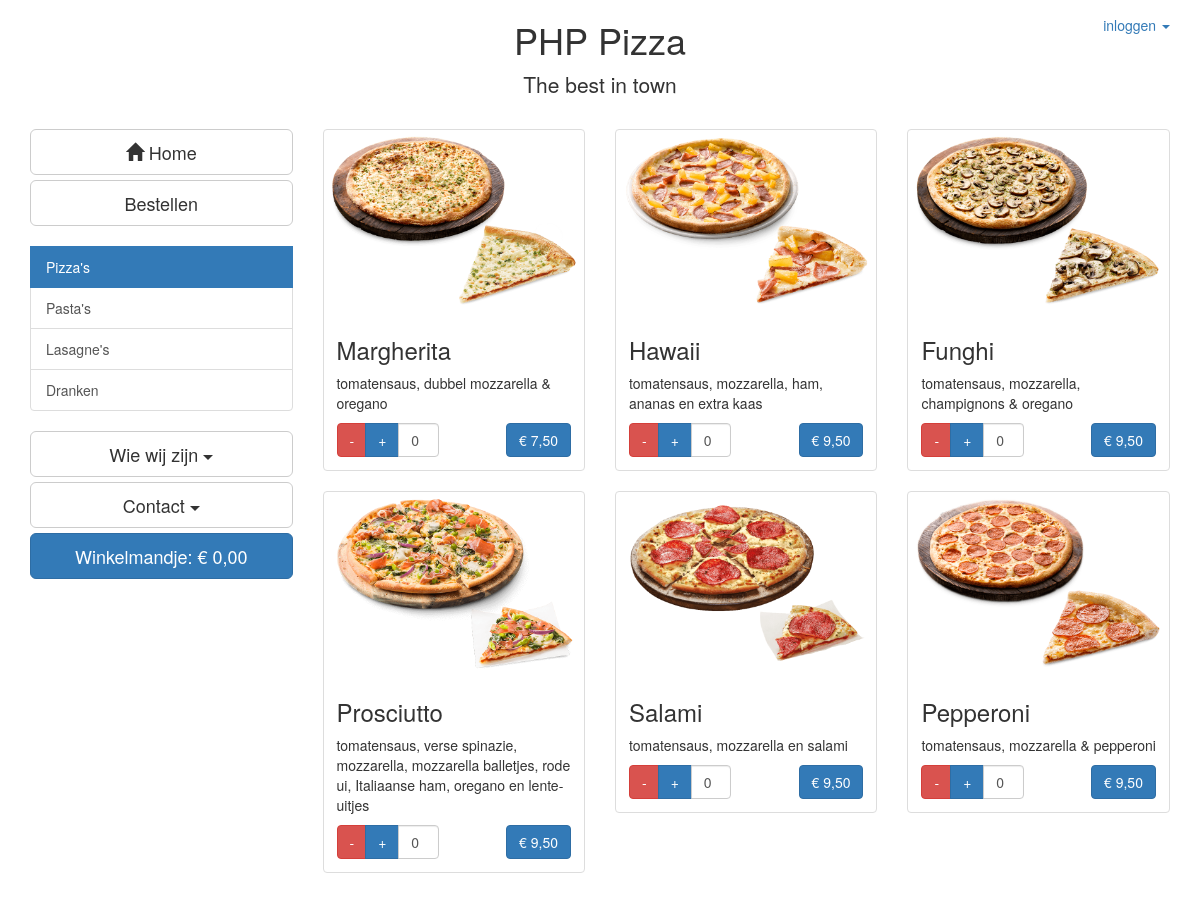
The page /?page=bestellen on the database its author committed.
### tables this page shows
CREATE TABLE productcategorie (
  id                         	INTEGER UNSIGNED         	NOT NULL     AUTO_INCREMENT,
  naam                       	varchar(40)              	NOT NULL,
PRIMARY KEY(id)
);

CREATE TABLE product (
  id                         	INTEGER UNSIGNED         	NOT NULL     AUTO_INCREMENT,
  naam                       	varchar(100)             	NOT NULL,
  omschrijving               	text,
  categorie_id               	INTEGER UNSIGNED         	NOT NULL,
  prijs              			int(10)                   	NOT NULL,
  actief						tinyint(1)					NOT NULL,
PRIMARY KEY(id),
FOREIGN KEY(categorie_id)    		REFERENCES productcategorie(id)
);

### functions/get_products.php (called while the page is built, shortened)
<?php
function getProductcategorie() {
    global $db;
    $sql = '
      SELECT id, naam
      FROM productcategorie ORDER BY id';
    $stmt = $db->prepare($sql);
    $stmt->execute();
    $result = $stmt->fetchAll(PDO::FETCH_ASSOC);
    return $result;
}
function getProducts($cat, $start, $aantal){
    global $db;
    $sql = '
      SELECT id, naam, omschrijving, prijs
      FROM product
      WHERE categorie_id = :cat AND actief = 1
      LIMIT :start, :aantal';
      $stmt = $db->prepare($sql);
      $stmt->bindParam(':cat', $cat, PDO::PARAM_INT);
      $stmt->bindParam(':start', $start, PDO::PARAM_INT);
      $stmt->bindParam(':aantal', $aantal, PDO::PARAM_INT);
      $stmt->execute();
      $result = $stmt->fetchAll(PDO::FETCH_ASSOC);
      return($result);
}
function convertPrice($input){
  $output = "€ ";
  $number = round(($input / 100),2);
  $output .= number_format($number, 2, ',', ' ');
  return($output);
}
 ?>

### functions/get_chart.php (called while the page is built, shortened)
<?php
extract($_POST);
require_once('get_products.php');
function getNrInChart($id){
  if(isset($_SESSION['cart'])){
    if(is_array($_SESSION['cart'])){
      if(isset($_SESSION['cart'][$id])){
        return $_SESSION['cart'][$id];
      }else{
        return 0;
      }
    }else{
      return 0;
    }
  }else{
    return 0;
  }
}
?>

### parts/bestellen.php (the view, shortened to what this page needs)
<?php
if(isset($_GET['cat'])){
  $catSelected = htmlspecialchars($_GET['cat']);
}else{
    $catSelected = 1;
}
$producten = getProducts($catSelected, 0, 8 );
 ?>
<div class="row">
  <?php
  foreach($producten AS $product){
  ?>
  <div class="col-sm-6 col-md-4">
    <div class="thumbnail">
      <img src="img/products/<?php echo $product['id'] ?>.png" alt="<?php echo $product['naam'] ?>">
      <div class="caption">
        <h3><?php echo $product['naam'];?></h3>
        <p><?php echo $product['omschrijving'];?></p>
        <div class="row">
          <div class="col-lg-6">
            <div class="input-group">
              <span class="input-group-btn">
                <button class="btn btn-danger" id="product<?php echo $product['id']; ?>min" type="button"> - </button>
                <button class="btn btn-primary" id="product<?php echo $product['id']; ?>plus" type="button"> + </button>
              </span>
              <input type="text" id="product<?php echo $product['id']; ?>amount" class="form-control" value="<?php echo getNrInChart($product['id']); ?>">
            </div>
          </div>
          <div class="col-lg-6">
            <button class="btn btn-primary pull-right" id="product<?php echo $product['id']; ?>order" type="button"><?php echo convertPrice($product['prijs']); ?></button>
          </div>
        </div>
      </div>
    </div>
  </div>
<?php
} ?>
</div>

### index.php (shortened to what this page needs)
<?php
require_once('functions/database.php');
require_once("functions/get_products.php");
require_once("functions/get_chart.php");
if(!isset($_SESSION['logged_in'])){
  $logged_in = $_SESSION['logged_in'];
}else{
  $logged_in = $_SESSION['logged_in'];
}
 ?>
<!DOCTYPE html>
 <html class="no-js">
    <head>
        <link rel="stylesheet" href="css/bootstrap.min.css">
        <link rel="stylesheet" href="css/style.css">
    </head>
    <body>
    <?php include("parts/header.php"); ?>
    <div class="container" id="navigation_container">
        <div class="row">
                <?php include("parts/navigation.php"); ?>
                <div class="col-sm-9 main">
                    <?php
                    if (isset($_GET["page"])) {
                        $page = htmlspecialchars($_GET["page"]);
                        include("parts/{$page}.php");
                    } else {
                        include("parts/main.php");
                    }
                    ?>
                </div>
        </div>
    </div>
    </body>
</html>

### parts/header.php (shortened to what this page needs)
<div class="header" id="header">
  <nav class="navbar navbar navbar-fixed-top">
          <div class="container">
            <div id="navbar" class="navbar-collapse collapse">
            <ul class="nav navbar-nav navbar-right">
              <li class="dropdown">
                <a href="#" class="dropdown-toggle" data-toggle="dropdown" role="button" id="loginText">
                  <?php if(!$logged_in){
                    echo "inloggen";
                  }else{
                    echo "Welkom ".ucfirst(strtolower($_SESSION["user_name"]))." (uitloggen)";
                    ?>
                    <?php
                  }
                  ?>
                  <span class="caret"></span>
                </a>
              </li>
            </ul>
          </div>
      </div>
    </nav>
    <div class="container text-center">
      <h1 class="bedrijfsnaam">PHP Pizza</h1>
      <p class="lead beschrijving">The best in town</p>
    </div>
</div>

### parts/navigation.php (shortened to what this page needs)
<?php
require_once("functions/get_products.php");
$categories = getProductcategorie();
if(isset($_GET['cat'])){
  $catSelected = htmlspecialchars($_GET['cat']);
}else{
    $catSelected = 1;
}
?>
<div class="col-sm-3 offset-sm-1">
    <div class="navigatie">
            <a href="index.php" class="btn btn-default btn-lg btn-block" role="button">
                <span class="glyphicon glyphicon-home" aria-hidden="true"></span> Home
            </a>
            <a href="?page=bestellen" class="btn btn-default btn-lg btn-block" role="button">Bestellen</a>
            <?php
            if(isset($_GET['page'])){
              if($_GET['page'] == "bestellen"){
            ?>
              <div class="list-group"><br>
                <?php
                foreach($categories AS $cat){
                  if($catSelected == $cat['id']){
                    $active = "active";
                  }else{
                    $active = "";
                  }
                  echo  '<a href="?page=bestellen&cat='. $cat['id'] .'" class="list-group-item '. $active .'"> '. $cat['naam'] .'</a>';
                }
                ?>
              </div>
            <?php
          }
        };
            ?>
            <div class="btn-group btn-block">
                <button type="button" class="btn btn-default btn-lg dropdown-toggle btn-block" data-toggle="dropdown" aria-haspopup="true" aria-expanded="false">
                    Wie wij zijn <span class="caret"></span>
                </button>
            </div>
            <div class="btn-group btn-block">
                <button type="button" class="btn btn-default btn-lg dropdown-toggle btn-block" data-toggle="dropdown" aria-haspopup="true" aria-expanded="false">
                    Contact <span class="caret"></span>
                </button>
            </div>
            <a href="?page=afrekenen" class="btn btn-primary btn-lg btn-block" role="button" id="totaalBedrag">Winkelmandje: € 0,00
            </a>
    </div>
</div>

### css/style.css (style rules this page uses)
.header { margin-bottom: 10px; }
body { margin-bottom: 100px; }

### rows shown on the page
productcategorie: naam "Pizza's"
productcategorie: naam "Pasta's"
productcategorie: naam "Lasagne's"
productcategorie: naam "Dranken"
product: shows a picture, naam "Margherita", omschrijving "tomatensaus, dubbel mozzarella & oregano", id "0", prijs "€ 7,50"
product: shows a picture, naam "Hawaii", omschrijving "tomatensaus, mozzarella, ham, ananas en extra kaas", id "0", prijs "€ 9,50"
product: shows a picture, naam "Funghi", omschrijving "tomatensaus, mozzarella, champignons & oregano", id "0", prijs "€ 9,50"
product: shows a picture, naam "Prosciutto", omschrijving "tomatensaus, verse spinazie, mozzarella, mozzarella balletjes, rode ui, Italiaanse ham, oregano en lente-uitjes", id "0", prijs "€ 9,50"
product: shows a picture, naam "Salami", omschrijving "tomatensaus, mozzarella en salami", id "0", prijs "€ 9,50"
product: shows a picture, naam "Pepperoni", omschrijving "tomatensaus, mozzarella & pepperoni", id "0", prijs "€ 9,50"
